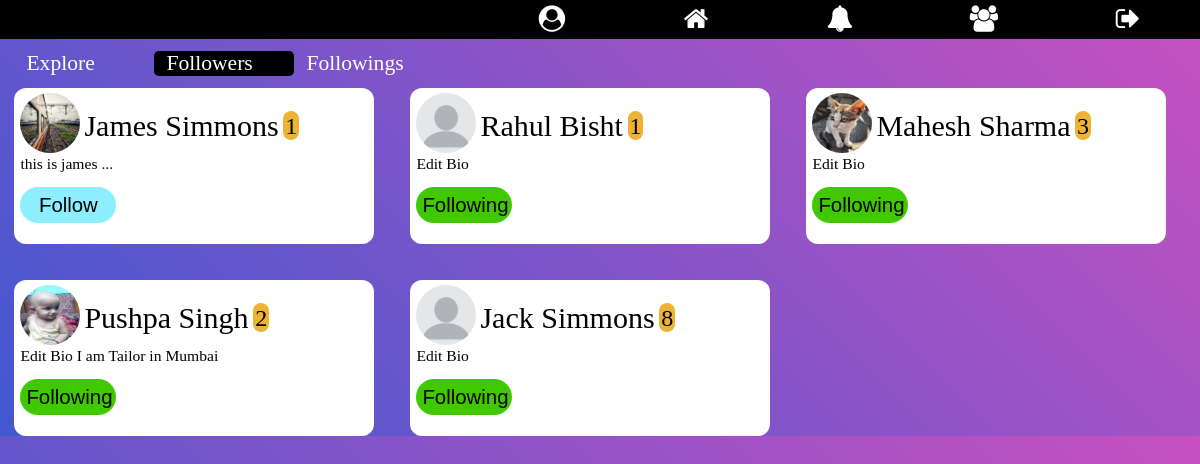
The app's page /explore/followers/ (signed in), older data.
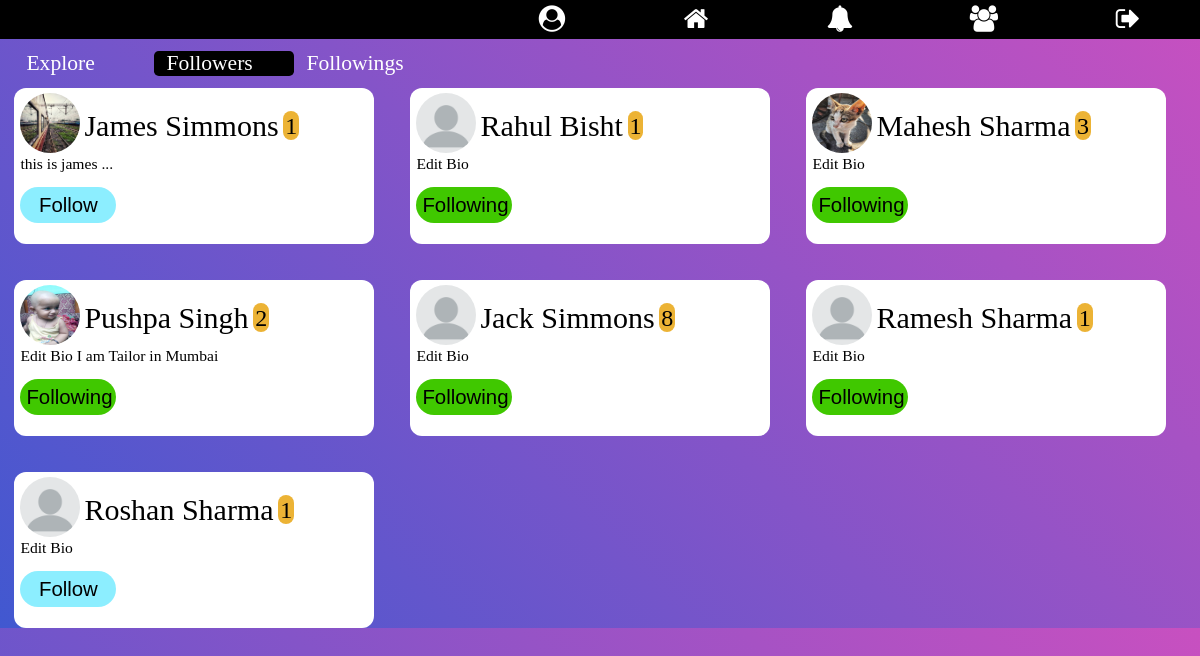
The same page, newer data.
### signup/models.py (models this page shows)
class Profile(models.Model):
    user = models.OneToOneField(User, on_delete=models.CASCADE)
    gender = models.CharField(max_length=10, blank=True)
    city = models.CharField(max_length=30, blank=True)
    date_of_birth = models.DateField(null=True, blank=True)
    level = models.IntegerField(default=1)
    bio = models.TextField(max_length=410, default='Edit Bio')
    profile_pic = models.ImageField(
        blank=True,
        help_text="Select Your Profile Image",
    )
    date_of_joining = models.DateTimeField(editable=False,
                                           default=timezone.now)
    follows = models.ManyToManyField('Profile')
    def __str__(self):
        return str(self.user)

### explore/views.py (the view)
# urls.py: path('followers/', views.followers, name='followers'),
def followers(request):
    logged_in_user_profile = Profile.objects.get(user=request.user)
    followers = Profile.objects.filter(follows=logged_in_user_profile)
    context = {
        'logged_in_user_profile': logged_in_user_profile,
        'followers': followers,
    }
    return render(request, 'followers.html', context)

### Notification/context_processor.py (called while the page is built)
def pass_value(request):
    if request.user.is_authenticated:
        user_prfile = Profile.objects.get(user=request.user)
        my_notif = Notifications.objects.filter(receiver=user_prfile)
        context = {
            "my_notif": my_notif
        }
        return context
    else:
        context = {}
        return context

### explore/templates/followers.html
{% extends 'base.html' %}
{% block content %}
{% load static %}
<link rel="stylesheet" href="{% static 'explore/explore_style.css' %}">
  <div class="filter-menu">
    <a href="{% url 'explore' %}" id='explore'>Explore</a>
    <a href="{% url 'followers' %}" id='followers' style="background-color: #000">Followers</a>
    <a href="{% url 'followings' %}" id='followings'>Followings</a>
  </div>
  <div class="container">
    {% for user_profile in followers %}
      <div class="user-profile">
        <a href="{% url 'profile' user_profile.id %}">
          {% if user_profile.profile_pic %}
            <img src="{{ user_profile.profile_pic.url }}" alt="Image">
          {% else %}
            <img src="{% static 'home/images/default-profile.png' %}" alt="Image">
          {% endif %}
          <span class="name">{{ user_profile.user.first_name }} {{ user_profile.user.last_name }}</span><span class="level">{{ user_profile.level }}</span>
        </a>
        <p class="bio">{{ user_profile.bio }}</p>
        {% include 'follow_section.html' %}
      </div>
      {% empty %}
        <h3 align="center">Your Followers will be Listed Here... <br>
          Currently You don't have any Followers</h3>
    {% endfor %}
  </div>
{% endblock %}

### templates/base.html (shortened to what this page needs)
<!doctype html>
<html lang="en">
<head>
    {% load static %}
    <link rel="stylesheet" href="{% static 'basestyle.css'%}">
    <link rel="stylesheet" type="text/css" href="{% static 'toob/fonts/font-awesome-4.7.0/css/font-awesome.min.css' %}">
</head>
<body>
      <header>
        <ul class="mainMenu" id="menu">
          {% if user.is_authenticated %}
            <a href="/profile/{{ request.user.profile.id }}"><li class="menuItem" id="profile"><span class="fa fa-user-circle"></span><span class="tooltiptext" id="profile-tooltip">Profile</span></li></a>
          {% else %}
            <a href="{% url 'login' %}"><li class="menuItem" id="profile"><span class="fa fa-user-circle"></span><span class="tooltiptext" id="profile-tooltip">Profile</span></li></a>
          {% endif %}
          <a href="{% url 'home' %}"><li class="menuItem" id="home"><span class="fa fa-home"></span><span class="tooltiptext" id="home-tooltip">Home</span></li></a>
          <a href="#"><li class="menuItem except" id="bell"><span class="fa fa-bell except"><span class="tooltiptext" id="bell-tooltip">Notification</span></li></a>
          <a href="{% url 'explore' %}"><li class="menuItem" id="community"><span class="fa fa-users"><span class="tooltiptext" id="users-tooltip">Explore</span></li></a>
          {% if user.is_authenticated %}
            <a href="{% url 'logout' %}"><li class="menuItem" id="logout"><span class="fa fa-sign-out"><span class="tooltiptext" id="sign-out-tooltip">Logout</span></li></a>
          {% else %}
            <a href="{% url 'login' %}"><li class="menuItem" id="login"><span class="fa fa-sign-in"><span class="tooltiptext" id="sign-out-tooltip">Login</span></li></a>
          {% endif %}
        </ul>
      </header>
    {% block content %}
    {% endblock %}
</body>
</html>

### templates/follow_section.html (shortened to what this page needs)
<form id="follow-form{{ user_profile.id }}" class="follow-form">
  <button type="button" id="follow{{ user_profile.id }}" class="follow-btn" name="button">Follow</button><br>
</form>

### static/basestyle.css (style rules this page uses)
body { margin: 0px; padding: 0px; background: linear-gradient(-135deg, #c850c0, #4158d0); }
header { height: auto; background-color: #000000; }
.mainMenu { display: flex; margin: 0px; padding: 0px; justify-content: flex-end; }
.menuItem { display: inline-block; width: 10vw; text-align: center; margin: 4px 1vw 4px 1vw; list-style-type: none; font-size: 2.2vw; color: #ffffff; }
#profile { align-self: flex-start }
a { text-decoration: none; color: inherit; width: inherit; height: inherit; }

### explore/static/explore/explore_style.css (style rules this page uses)
.filter-menu { font-size: 1.8vw; width: 35vw; display: flex; color: #fff; margin-top: 1vw; margin-bottom: 1vw; margin-left: 1.2vw; }
.filter-menu > a { padding: 0 1vw 0 1vw; border-radius: 0.4vw; }
img { position: relative; top: 0.4vw; height: 5vw; width: 5vw; border-radius: 50%; margin-left: 0.5vw; }
.name { font-size: 2.5vw; position: relative; bottom: 1vw; }
.level { background-color: rgb(236, 179, 53); font-size: 2vw; border-radius: 2vw; padding: 0.15vw; margin-left: 0.4vw; position: relative; bottom: 1.2vw; }
.bio { margin: 0px 0px 1.2vw 0.5vw; }
.follow-form { display: inline; }
.follow-btn { margin-left: 0.5vw; width: 8vw; height: 3vw; border-radius: 2vw; font-size: 1.7vw; background-color: rgb(140, 238, 255); position: relative; border: none; }
.container { display: grid; grid-gap: 3vw; grid-template-columns: 30vw 30vw 30vw; }
.user-profile { width: 30vw; height: 13vw; background-color: #fff; border-radius: 1vw; margin-left: 1.2vw; }
.user-profile > p { font-size: 1.3vw; }

Row changes from the older to the newer data that the page shows:
now on this page (row unchanged): Profile: user.first_name "Ramesh", user.last_name "Sharma", level "1", bio "Edit Bio"
added Profile: user.first_name "Roshan", user.last_name "Sharma", level "1", bio "Edit Bio"
